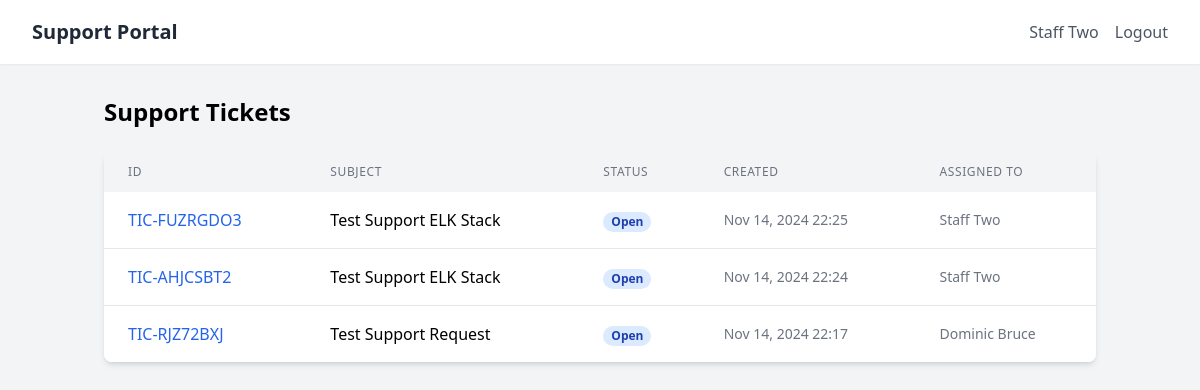
The app's page /tickets/ (signed in) with its own data.
### ticket/models.py (models this page shows, shortened)
class Ticket(models.Model):
    STATUS_CHOICES = [
        ('new', 'New'),
        ('open', 'Open'),
        ('pending', 'Pending'),
        ('resolved', 'Resolved'),
        ('closed', 'Closed'),
    ]
    subject = models.CharField(max_length=200)
    body = models.TextField()
    created_at = models.DateTimeField(auto_now_add=True)
    updated_at = models.DateTimeField(auto_now=True)
    status = models.CharField(max_length=20, choices=STATUS_CHOICES, default='new')
    ticket_id = models.CharField(max_length=50, unique=True)
    from_email = models.EmailField()
    reply_to_email = models.EmailField()
    creator = models.ForeignKey(User, on_delete=models.SET_NULL, null=True, related_name='created_tickets')
    assigned_to = models.ForeignKey(User, on_delete=models.SET_NULL, null=True, blank=True, related_name='assigned_tickets')
    cc_users = models.ManyToManyField(User, related_name='cced_tickets', blank=True)

### ticket/views.py (the view)
# urls.py: path('tickets/', views.ticket_list, name='ticket_list'),
@login_required
def ticket_list(request):
    tickets = Ticket.objects.all().order_by('-created_at')
    return render(request, 'tickets/ticket_list.html', {'tickets': tickets})

### templates/tickets/ticket_list.html
{% extends "base.html" %}
{% block content %}
<div class="container mx-auto px-4 py-8">
    <h1 class="text-2xl font-bold mb-6">Support Tickets</h1>
    <div class="bg-white shadow-md rounded-lg overflow-hidden">
        <table class="min-w-full">
            <thead>
                <tr class="bg-gray-100">
                    <th class="px-6 py-3 text-left text-xs font-medium text-gray-500 uppercase tracking-wider">ID</th>
                    <th class="px-6 py-3 text-left text-xs font-medium text-gray-500 uppercase tracking-wider">Subject</th>
                    <th class="px-6 py-3 text-left text-xs font-medium text-gray-500 uppercase tracking-wider">Status</th>
                    <th class="px-6 py-3 text-left text-xs font-medium text-gray-500 uppercase tracking-wider">Created</th>
                    <th class="px-6 py-3 text-left text-xs font-medium text-gray-500 uppercase tracking-wider">Assigned To</th>
                </tr>
            </thead>
            <tbody class="bg-white divide-y divide-gray-200">
                {% for ticket in tickets %}
                <tr class="hover:bg-gray-50">
                    <td class="px-6 py-4 whitespace-nowrap">
                        <a href="{% url 'tickets:ticket_detail' ticket.ticket_id %}"
                           class="text-blue-600 hover:text-blue-900">
                            {{ ticket.ticket_id }}
                        </a>
                    </td>
                    <td class="px-6 py-4">
                        {{ ticket.subject }}
                    </td>
                    <td class="px-6 py-4 whitespace-nowrap">
                        <span class="px-2 inline-flex text-xs leading-5 font-semibold rounded-full
                            {% if ticket.status == 'new' %}bg-green-100 text-green-800
                            {% elif ticket.status == 'open' %}bg-blue-100 text-blue-800
                            {% elif ticket.status == 'pending' %}bg-yellow-100 text-yellow-800
                            {% elif ticket.status == 'resolved' %}bg-gray-100 text-gray-800
                            {% else %}bg-red-100 text-red-800{% endif %}">
                            {{ ticket.get_status_display }}
                        </span>
                    </td>
                    <td class="px-6 py-4 whitespace-nowrap text-sm text-gray-500">
                        {{ ticket.created_at|date:"M d, Y H:i" }}
                    </td>
                    <td class="px-6 py-4 whitespace-nowrap text-sm text-gray-500">
                        {% if ticket.assigned_to %}
                            {{ ticket.assigned_to.get_full_name }}
                        {% else %}
                            Unassigned
                        {% endif %}
                    </td>
                </tr>
                {% empty %}
                <tr>
                    <td colspan="5" class="px-6 py-4 text-center text-gray-500">
                        No tickets found
                    </td>
                </tr>
                {% endfor %}
            </tbody>
        </table>
    </div>
</div>
{% endblock %}

### templates/base.html (shortened to what this page needs)
<!DOCTYPE html>
<html lang="en">
<head>
    <script src="https://cdn.tailwindcss.com"></script>
</head>
<body class="bg-gray-100 min-h-screen">
    <nav class="bg-white shadow-sm">
        <div class="max-w-7xl mx-auto px-4 sm:px-6 lg:px-8">
            <div class="flex justify-between h-16">
                <div class="flex">
                    <div class="flex-shrink-0 flex items-center">
                        <a href="{% url 'tickets:ticket_list' %}" class="text-xl font-bold text-gray-800">
                            Support Portal
                        </a>
                    </div>
                </div>
                <div class="flex items-center">
                    {% if user.is_authenticated %}
                        <span class="text-gray-600 mr-4">{{ user.get_full_name }}</span>
                        <a href="{% url 'admin:logout' %}" class="text-gray-600 hover:text-gray-900">
                            Logout
                        </a>
                    {% else %}
                        <a href="{% url 'admin:login' %}" class="text-gray-600 hover:text-gray-900">
                            Login
                        </a>
                    {% endif %}
                </div>
            </div>
        </div>
    </nav>
    <main>
        {% block content %}{% endblock %}
    </main>
</body>
</html>

### records on screen
Ticket: ticket_id "TIC-FUZRGDO3", subject "Test Support ELK Stack", status "Open", created_at "Nov 14, 2024 22:25", assigned_to.get_full_name "Staff Two"
Ticket: ticket_id "TIC-AHJCSBT2", subject "Test Support ELK Stack", status "Open", created_at "Nov 14, 2024 22:24", assigned_to.get_full_name "Staff Two"
Ticket: ticket_id "TIC-RJZ72BXJ", subject "Test Support Request", status "Open", created_at "Nov 14, 2024 22:17", assigned_to.get_full_name "Dominic Bruce"

### other values on screen
{{ user.get_full_name }} "Staff Two"
